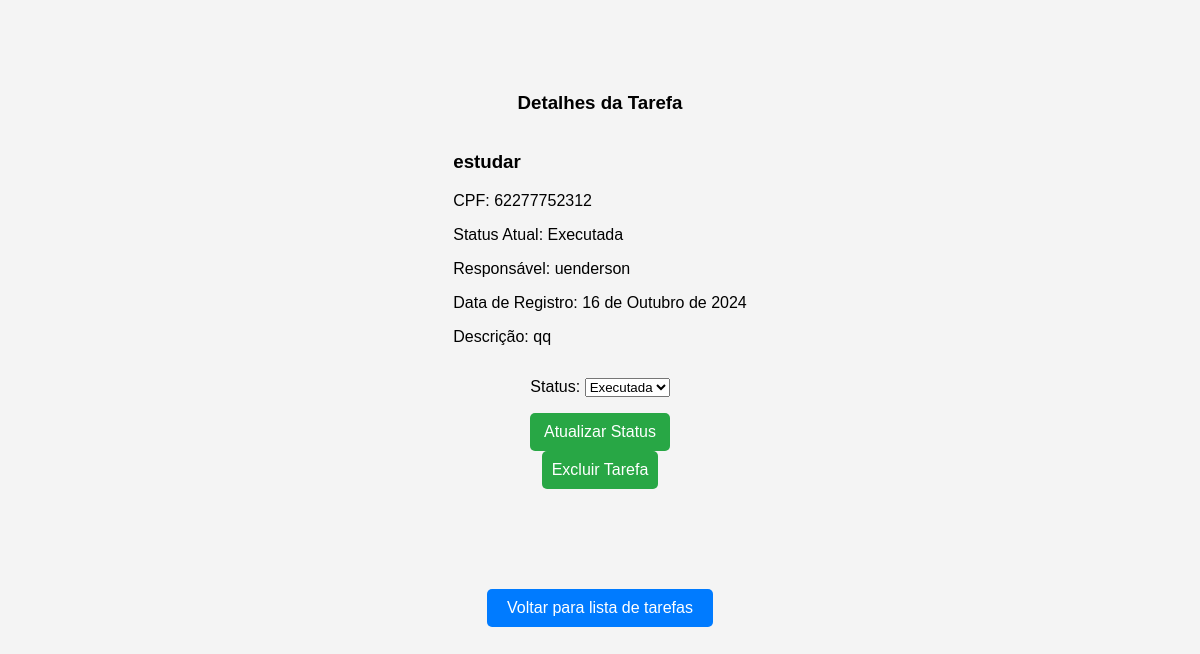
The page /editar_tarefa/3/ on the database its author committed.
### tarefas/models.py (models this page shows, shortened)
class CadastroTarefas(models.Model):
    STATUS_CHOICES = [
        ('Aberta', 'Aberta'),
        ('Pendente', 'Pendente'),
        ('Executada', 'Executada'),
    ]
    responsavel = models.ForeignKey(Usuario, on_delete=models.CASCADE)  # Relacionamento com o usuário
    data = models.DateField()  # Data da tarefa
    titulo_tarefa = models.CharField(max_length=200)  # Título da tarefa
    status = models.CharField(max_length=9, choices=STATUS_CHOICES, default='Aberta')  # Status da tarefa
    datadoregistro = models.DateField(auto_now_add=True)  # Data do registro do tempo
    horas_trabalhadas = models.DurationField()  # Horas ou minutos trabalhados
    descricao = models.TextField()  # Descrição do trabalho realizado

class Usuario(AbstractBaseUser, PermissionsMixin):
    cpf = models.CharField(max_length=11, unique=True)
    nome_user = models.CharField(max_length=200)
    is_active = models.BooleanField(default=True)
    is_staff = models.BooleanField(default=False)
    objects = UsuarioManager()
    USERNAME_FIELD = 'cpf'
    REQUIRED_FIELDS = ['nome_user']  # Inclua apenas campos obrigatórios adicionais

### tarefas/views.py (the view)
# urls.py: path('editar_tarefa/<int:tarefa_id>/', views.detalhe_tarefa, name='editar_tarefa'),  # Para editar tarefa individual
def detalhe_tarefa(request, tarefa_id):
    cadastro_tarefa = get_object_or_404(CadastroTarefas, id=tarefa_id)
    if request.method == 'POST':
        form = AtualizarTarefasForm(request.POST, instance=cadastro_tarefa)
        if form.is_valid():
            form.save()
            messages.success(request, 'Tarefa atualizada com sucesso!')
            return redirect('lista_tarefas')  # Redireciona para a lista de tarefas do usuário
    else:
        form = AtualizarTarefasForm(instance=cadastro_tarefa)
    return render(request, 'tarefas/detalhe.html', {
        'cadastro_tarefa': cadastro_tarefa,
        'form': form
    })

### tarefas/forms.py
class AtualizarTarefasForm(forms.ModelForm):
    class Meta:
        model = CadastroTarefas
        fields = ['status']

### tarefas/templates/tarefas/detalhe.html (shortened to what this page needs)
{% load static %}
<!DOCTYPE html>
<html lang="pt-BR">
<head>
    <link rel="stylesheet" href="{% static 'home_list/style.css' %}">
    <link rel="stylesheet" href="{% static 'nav/nav.css' %}">
</head>
<body>
    <h3>Detalhes da Tarefa</h3>
    <div class="card_detalhe">
        <h3>{{ cadastro_tarefa.titulo_tarefa }}</h3>
        <p>CPF: {{ cadastro_tarefa.responsavel.cpf }}</p>
        <p>Status Atual: {{ cadastro_tarefa.status }}</p>
        <p>Responsável: {{ cadastro_tarefa.responsavel.nome_user }}</p>
        <p>Data de Registro: {{ cadastro_tarefa.datadoregistro }}</p>
        <p>Descrição: {{ cadastro_tarefa.descricao }}</p>
    </div>
    <form method="post">
        {{ form.as_p }}
        <button type="submit">Atualizar Status</button>
    </form>
    <form method="post" action="{% url 'excluir_tarefa' cadastro_tarefa.id %}" style="display:inline;">
        <button type="submit" onclick="return confirm('Você tem certeza que deseja excluir esta tarefa?');">Excluir Tarefa</button>
    </form>
    <a class="butao_detalhe" href="{% url 'lista_tarefas' %}">Voltar para lista de tarefas</a>
</body>
</html>

### static/home_list/style.css (style rules this page uses)
body { background-color: #d8d8d8f5; margin: 0; padding: 0; font-family: Arial, sans-serif; overflow-x: hidden; }
.butao_detalhe { margin: 100px 50px; background-color: #007bff; text-align: center; text-decoration: none; color: white; padding: 10px 20px; border-radius: 5px; display: inline-block; }
body { margin: 0; padding: 0; font-family: Arial, sans-serif; background-color: #f4f4f4; display: flex; flex-direction: column; align-items: center; justify-content: center; min-height: 100vh; }
form { display: flex; flex-direction: column; align-items: center; }
form button { width: 100%; padding: 10px; background-color: #28a745; color: white; border: none; border-radius: 5px; cursor: pointer; font-size: 16px; }

### rows shown on the page
CadastroTarefas: titulo_tarefa "estudar", responsavel.cpf "62277752312", status "Executada", responsavel.nome_user "uenderson", datadoregistro "16 de Outubro de 2024", descricao "qq"
